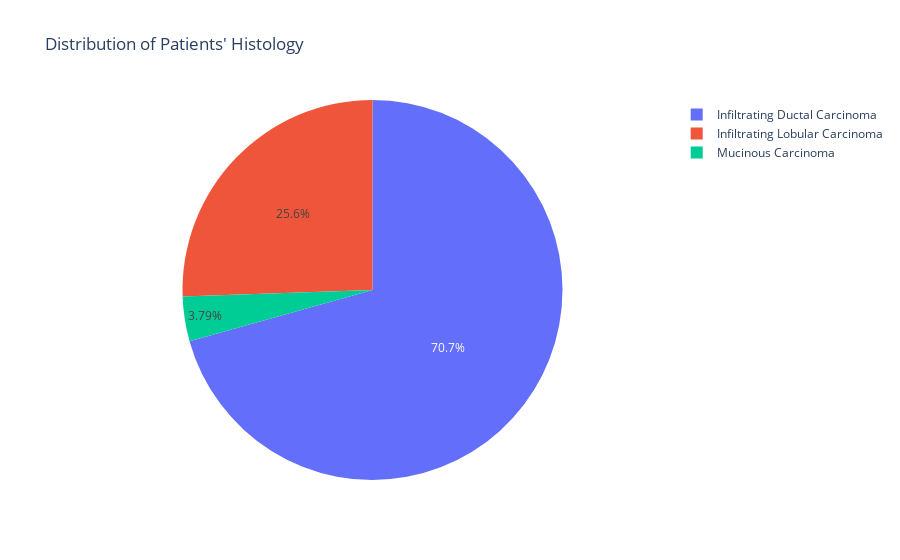

The cell this chart's notebook holds for it:
### Markdown cell above
most patiemts in Infiltrating Ductal Carcinoma stage

### Code cell
# a pie chart
histology = df1.Histology.value_counts()
name = histology.index
value = histology.values

figure = px.pie(df1, values= value, names= name, hole= 0, title= "Distribution of Patients' Histology")
figure.show()

### Figure 1 — Plotly figure (JSON) as saved in the notebook; plotly's stock layout.template omitted (floating-point values rounded to 4 significant figures)
{"data": [{"domain": {"x": [0, 1], "y": [0, 1]}, "hole": 0, "hovertemplate": "label=%{label}<br>value=%{value}<extra></extra>", "labels": ["Infiltrating Ductal Carcinoma", "Infiltrating Lobular Carcinoma", "Mucinous Carcinoma"], "legendgroup": "", "name": "", "showlegend": true, "type": "pie", "values": [224, 81, 12]}], "layout": {"legend": {"tracegroupgap": 0}, "title": {"text": "Distribution of Patients' Histology"}}}
